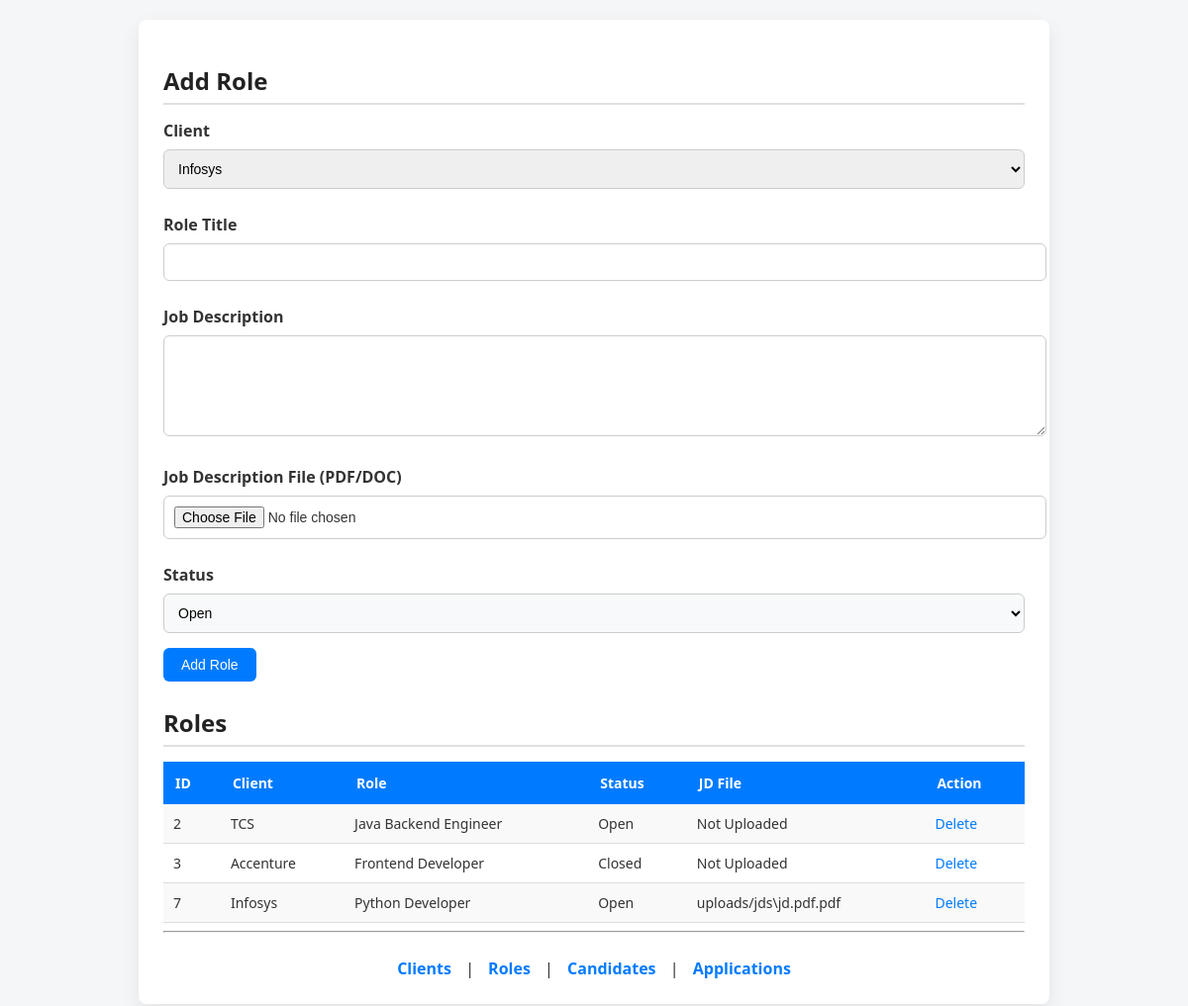
/roles, run on an earlier commit of the app's database.
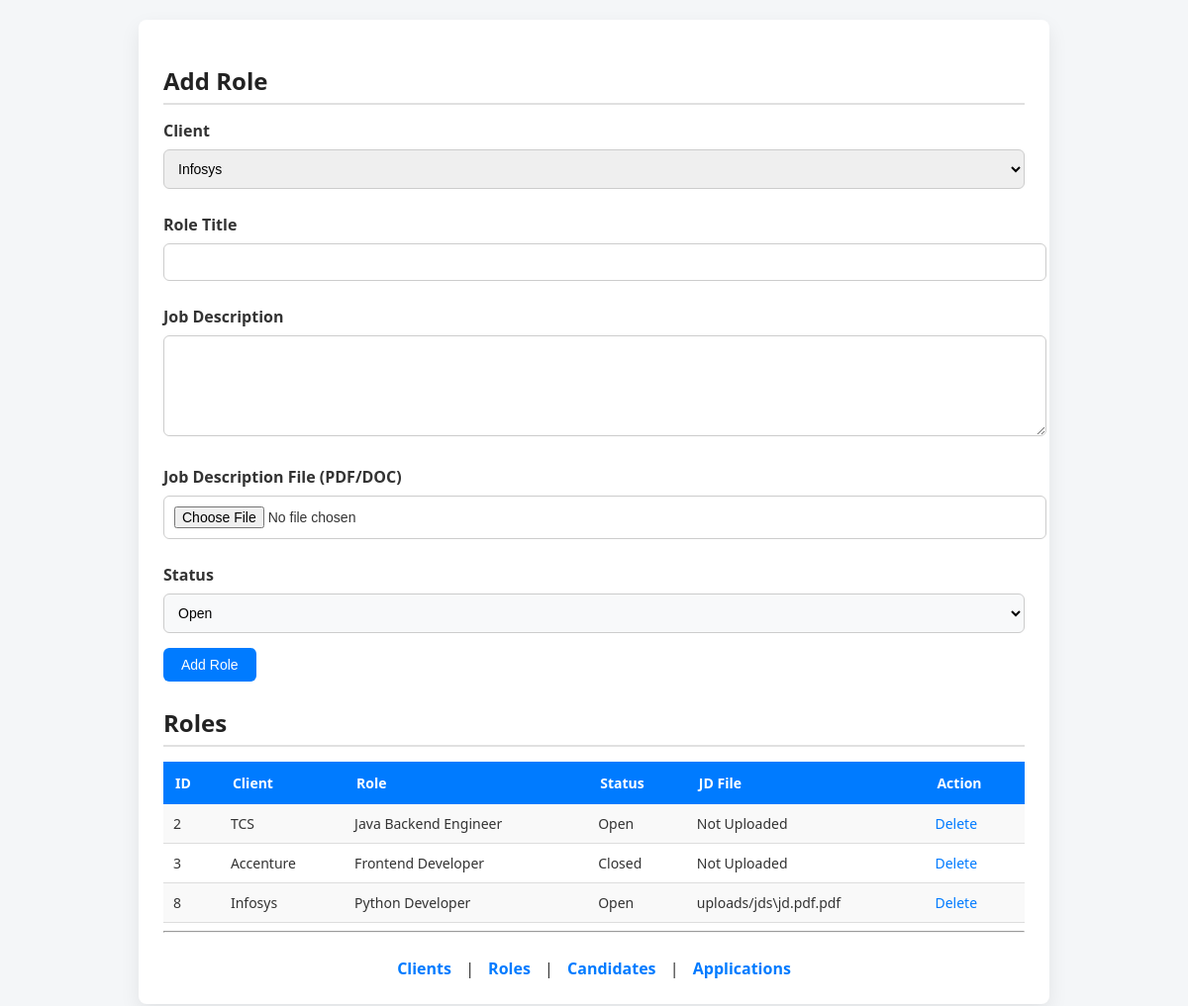
And on a later commit of the database.
### tables this page shows
CREATE TABLE Role (
    role_id INTEGER PRIMARY KEY AUTOINCREMENT,
    client_id INTEGER,
    title TEXT,
    jd_text TEXT,
    status TEXT, jd_file_path TEXT,
    FOREIGN KEY (client_id) REFERENCES Client(client_id)
);

CREATE TABLE Client (
    client_id INTEGER PRIMARY KEY AUTOINCREMENT,
    name TEXT NOT NULL
);

### app.py (the view, shortened to what this page needs)
@app.route("/roles", methods=["GET", "POST"])
def roles():
    db = get_db()
    cur = db.cursor()
    roles = cur.execute("""
        SELECT Role.role_id,
               Client.name,
               Role.title,
               Role.status,
               Role.jd_file_path
        FROM Role
        JOIN Client ON Role.client_id = Client.client_id
    """).fetchall()
    clients = cur.execute("SELECT * FROM Client").fetchall()
    db.close()
    return render_template("roles.html", roles=roles, clients=clients)

### app.py (called while the page is built)
def get_db():
    return sqlite3.connect("database.db")

### templates/roles.html (shortened to what this page needs)
<!doctype html>
<html>
  <head>
    <link
      rel="stylesheet"
      href="{{ url_for('static', filename='style.css') }}"
    />
  </head>
  <body>
    <div class="container">
      <h2>Add Role</h2>
      <form method="post" enctype="multipart/form-data">
        <label>Client</label>
        <select name="client_id">
          {% for c in clients %}
          <option value="{{ c[0] }}">{{ c[1] }}</option>
          {% endfor %}
        </select>
        <label>Role Title</label>
        <input type="text" name="title" required />
        <label>Job Description</label>
        <textarea name="jd_text"></textarea>
        <label>Job Description File (PDF/DOC)</label>
        <input type="file" name="jd_file" accept=".pdf,.doc,.docx" />
        <label>Status</label>
        <select name="status">
          <option>Open</option>
        </select>
        <button>Add Role</button>
      </form>
      <h2>Roles</h2>
      <table>
        <tr>
          <th>ID</th>
          <th>Client</th>
          <th>Role</th>
          <th>Status</th>
          <th>JD File</th>
          <th>Action</th>
        </tr>
        {% for r in roles %}
        <tr>
          <td>{{ r[0] }}</td>
          <td>{{ r[1] }}</td>
          <td>{{ r[2] }}</td>
          <td>{{ r[3] }}</td>
          <td>{% if r[4] %} {{ r[4] }} {% else %} Not Uploaded {% endif %}</td>
          <td>
            <a
              href="/delete_role/{{ r[0] }}"
              onclick="
                return confirm('Are you sure you want to delete this role?');
              "
            >
              Delete
            </a>
          </td>
        </tr>
        {% endfor %}
      </table>
      <hr />
      <div class="nav">
        <a href="/clients">Clients</a> | <a href="/roles">Roles</a> |
        <a href="/candidates">Candidates</a> |
        <a href="/applications">Applications</a>
      </div>
    </div>
  </body>
</html>

What changed in the data, as far as the page shows it:
removed Role: role_id "7", name "Infosys", title "Python Developer", status "Open", jd_file_path "uploads/jds\\jd.pdf.pdf"
added Role: role_id "8", name "Infosys", title "Python Developer", status "Open", jd_file_path "uploads/jds\\jd.pdf.pdf"
